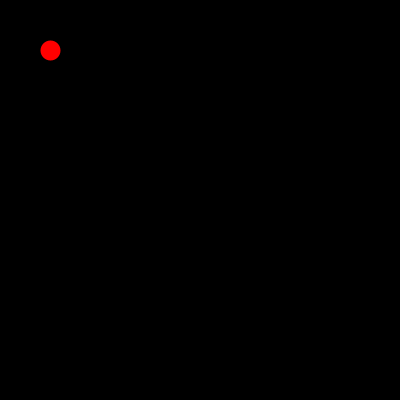
Frame 1 (no input)
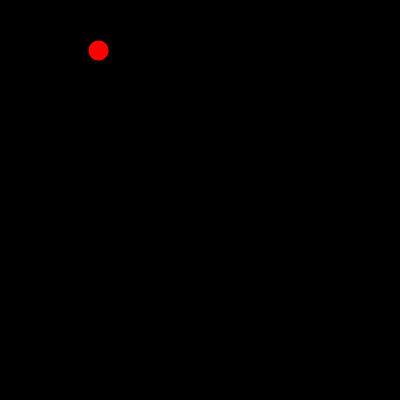
Frame 60 (the mouse pressed at the canvas centre just before this capture)
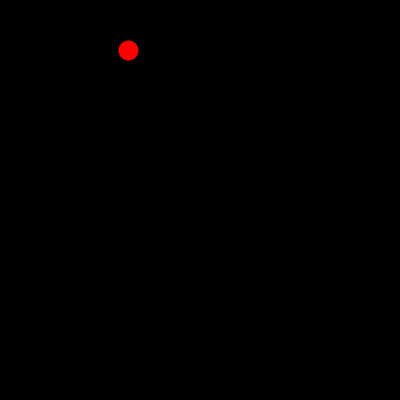
Frame 120 (the mouse held since frame 60 and released just before this capture)

The Processing sketch that drew these frames (run headless with seeded random() and noise(); from frame 60 on, the mouse is pressed at the canvas centre):

// Processing sketch: followMouseGame
// ── followMouseGame.pde
float x=width/2;
float y=height/2;
float velocity=10;
float xvelocity;
float yvelocity;
float angle;
void setup(){
  size(400, 400);
};
void draw() {
  strokeWeight(20);
  background(0,0,0);
  stroke(255, 0, 0);
  point (x,y);
  angle=atan((mouseY - y)/(mouseX - x));
  println(angle);
  xvelocity=+1*cos(angle);
  yvelocity=+1*sin(angle);
  if (x>0 && x<400){
    x+=xvelocity;
    println("xVel = " + xvelocity);
  }
  if (y>0 && y<400){
    //y+=yvelocity;
  }
};
